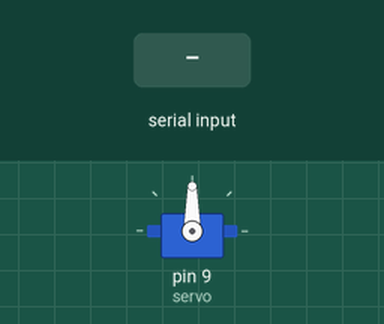
The sketch below on a simulated Arduino Uno, built with avr-gcc and run on an emulated ATmega328P. Parts: servo. The inputs (shaded band) are chosen by the test bench.

Above: at 1.2 s.
1.3 s: "P" received over Serial
At 2.4 s:
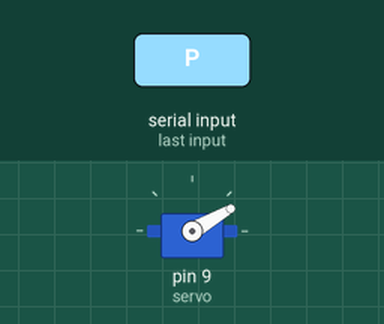
4.3 s: "G" received over Serial
At 4.7 s:
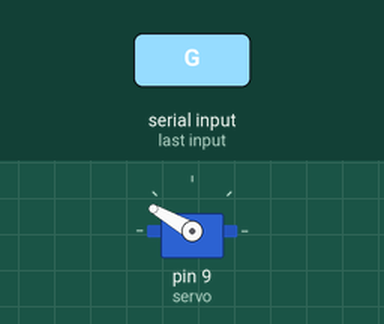
Timing chart, 0 to 7.8 s (numbered marks = the images above; inputs shaded):
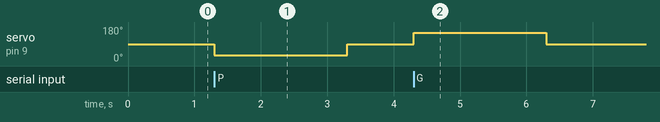

Measured:
- after the input at 1.3 s, servo on pin 9 (servo): 90° → 30° at once, → 90° 2.0 s later
- after the input at 4.3 s, servo on pin 9 (servo): 90° → 150° at once, → 90° 2.0 s later

The sketch:

sseuregi-MK3.ino
```cpp
#include <Servo.h>

Servo servo;
char data;

void setup() {
  Serial.begin(9600);
  servo.attach(9);
  servo.write(90); // 기본 위치
}

void loop() {

  if (Serial.available() > 0) {

    data = Serial.read();

    if(data == 'P'){      // plastic
      servo.write(30);
      delay(2000);
    }

    else if(data == 'C'){ // can
      servo.write(90);
      delay(2000);
    }

    else if(data == 'G'){ // general
      servo.write(150);
      delay(2000);
    }

    servo.write(90); // 중앙 복귀
  }
}
```
